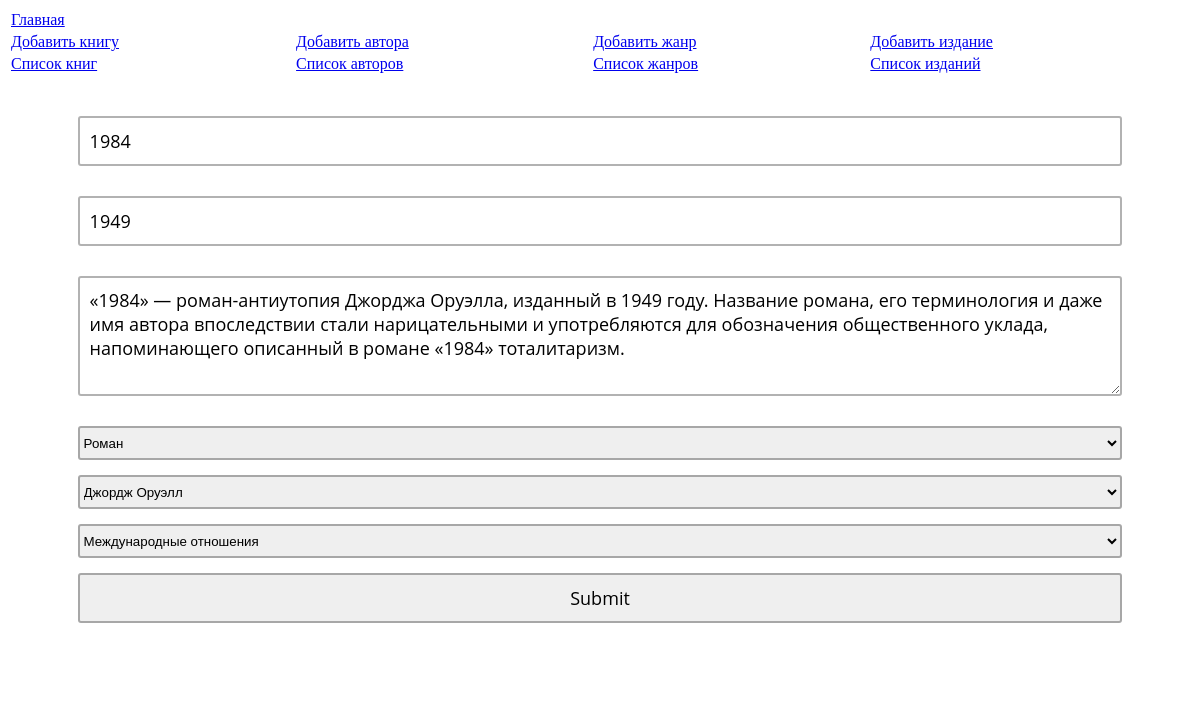
The app's page /books?action=edit&id=2 with its own data.
### tables this page shows
CREATE TABLE `books` (
  `Id` int(11) NOT NULL,
  `Name` varchar(50) NOT NULL,
  `year_of_writing` int(11) NOT NULL,
  `Description` text NOT NULL,
  `genre_id` int(11) NOT NULL,
  `author_id` int(11) NOT NULL,
  `publishing_house_id` int(11) NOT NULL
);

CREATE TABLE `genres` (
  `Id` int(11) NOT NULL,
  `Name` varchar(15) NOT NULL,
  `Description` text NOT NULL
);

CREATE TABLE `publishing_house` (
  `Id` int(11) NOT NULL,
  `Name` varchar(30) NOT NULL,
  `Country` int(11) NOT NULL,
  `Address` text NOT NULL,
  `year_of_foundation` int(11) NOT NULL
);

### index.php (the view, shortened to what this page needs)
<?php
function print_select($collection, $name, $selected_id = null)
{
	echo "<select name=\"$name\">";
	foreach($collection as $item)
		echo '<option ' . (($selected_id != null && $selected_id == $item['Id']) ? 'selected ' : '') . 'value="' . $item['Id'] . '">' . $item['Name'] . '</option>' . "\n";
	echo "</select>";
}
?>
<!doctype html>
<html>
<head>
</head>
<body>
<table width="100%">
	<tr>
		<td colspan="4">
		<a href="/">Главная</a>
		</td>
	</tr>
	<tr>
		<td>
		<a href="/books?action=add">Добавить книгу</a>
		</td>
		<td>
		<a href="/authors?action=add">Добавить автора</a>
		</td>
		<td>
		<a href="/genres?action=add">Добавить жанр</a>
		</td>
		<td>
		<a href="/publishing_house?action=add">Добавить издание</a>
		</td>
	</tr>
	<tr>
		<td>
		<a href="/books">Список книг</a>
		</td>
		<td>
		<a href="/authors">Список авторов</a>
		</td>
		<td>
		<a href="/genres">Список жанров</a>
		</td>
		<td>
		<a href="/publishing_house">Список изданий</a>
		</td>
	</tr>
</table>
<?php
	$uri_path = parse_url($_SERVER['REQUEST_URI'], PHP_URL_PATH);
	$uri_segments = explode('/', $uri_path);
	if($_GET['action'] && ($_GET['action'] === 'add' || $_GET['action'] === 'edit'))
	{
		$action = $_GET['action'];
		if($action === 'edit')
			if($_GET['id'])
				$id = $_GET['id'];
			else
				throw new exception('Не передан id');
	}
	if(file_exists($uri_segments[1] . '.php'))
	{
		require_once $uri_segments[1] . '.php';
	}
?>
</body>
</html>

### books.php (shortened to what this page needs)
<?
if($action == null){ ?>
<link rel="stylesheet" type="text/css" href="items.css">
<div class="wrapp">
	<?php
	foreach($dbh->query("SELECT books.Id as books_id, books.Name as book_name, year_of_writing, books.Description as book_description, genres.Name as genre_name,
						concat(authors.FirstName, ' ', authors.LastName) as author_name, publishing_house.Name as publishing_house_name
						FROM books INNER JOIN genres ON genre_id = genres.Id INNER JOIN authors ON author_id = authors.Id INNER JOIN publishing_house ON publishing_house_id = publishing_house.Id") as $book) : ?>
	<div class="item">
		<?php echo 'Книга <strong>' . $book['book_name'] . '</strong> (<strong>' . $book['year_of_writing'] . '</strong> г.), автор <strong>' . $book['author_name'] . '</strong>, жанр <strong>' .
					$book['genre_name'] . '</strong>, издательство <strong>' . $book['publishing_house_name'] . '</strong><br/>' . $book['book_description']; ?> <br/>
		<a href="/books?action=edit&id=<?php echo $book['books_id']; ?>">Редактировать</a>
	</div>
	<?php endforeach; ?>
</div>
<?php
}
else
{
	?>
	<link rel="stylesheet" type="text/css" href="form.css">
	<?php
	if($action === 'edit')
	{
		$query = $dbh->prepare("SELECT * from books where Id = ?");
		$query->execute(array($id));
		$book = $query->fetch();
	}
	$genres = $dbh->query("SELECT Id, Name FROM genres");
	$authors = $dbh->query("SELECT Id, concat(FirstName, ' ', LastName) as Name FROM authors");
	$publishing_house = $dbh->query("SELECT Id, Name FROM publishing_house");
?>
<form action="/books?action=<?php echo $action . (($id !== null) ? '&id=' . $id : ''); ?>" method="post">
<input type="text" name="name" value="<?php echo $book['Name']; ?>"/>
<input type="number" name="year" value="<?php echo $book['year_of_writing']; ?>"/>
<textarea name="description"><?php echo $book['Description']; ?></textarea>
<?php
	print_select($genres, 'genres', $book['genre_id']);
	echo "<br/>";
	echo "<br/>";
	echo "<br/>";
?>
<input type="submit" />
</form>
<?php
}

### form.css (style rules this page uses)
form { margin:0 auto; max-width:95%; box-sizing:border-box; padding:40px; border-radius:5px; background: rgba(255,255,255,1); }
input { height:50px; width:100%; border-radius:3px; border:rgba(0,0,0,.3) 2px solid; box-sizing:border-box; font-family: 'Open Sans', sans-serif; font-size:18px; padding:10px; margin-bottom:30px; }
textarea { background: rgba(255, 255, 255, 0.4); width:100%; height: 120px; border:rgba(0,0,0,.3) 2px solid; box-sizing:border-box; -moz-border-radius: 3px; font-size:18px; font-family: 'Open Sans', sans-serif; -webkit-border-radius: 3px; border-radius: 3px; display:block; padding:10px; margin-bottom:30px; overflow:hidden; }
select { display: inline-block; width:100%; border-radius:3px; border:rgba(0,0,0,.3) 2px solid; margin-bottom:15px; height: 34px; line-height: 30px; position: relative; }

### records on screen
books: name "1984", year "1949", description "«1984» — роман-антиутопия Джорджа Оруэлла, изданный в 1949 году. Название романа, его терминология и даже имя автора впоследствии стали нарицательными и употребляются для обозначения общественного уклада, напоминающего описанный в романе «1984» тоталитаризм.", genres "Роман", authors "Джордж Оруэлл", publishing_house "Международные отношения"
